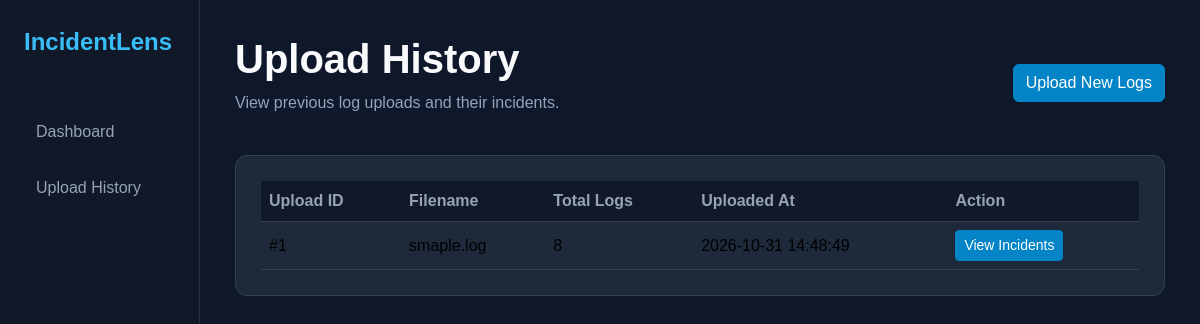
The app's page /history, older data.
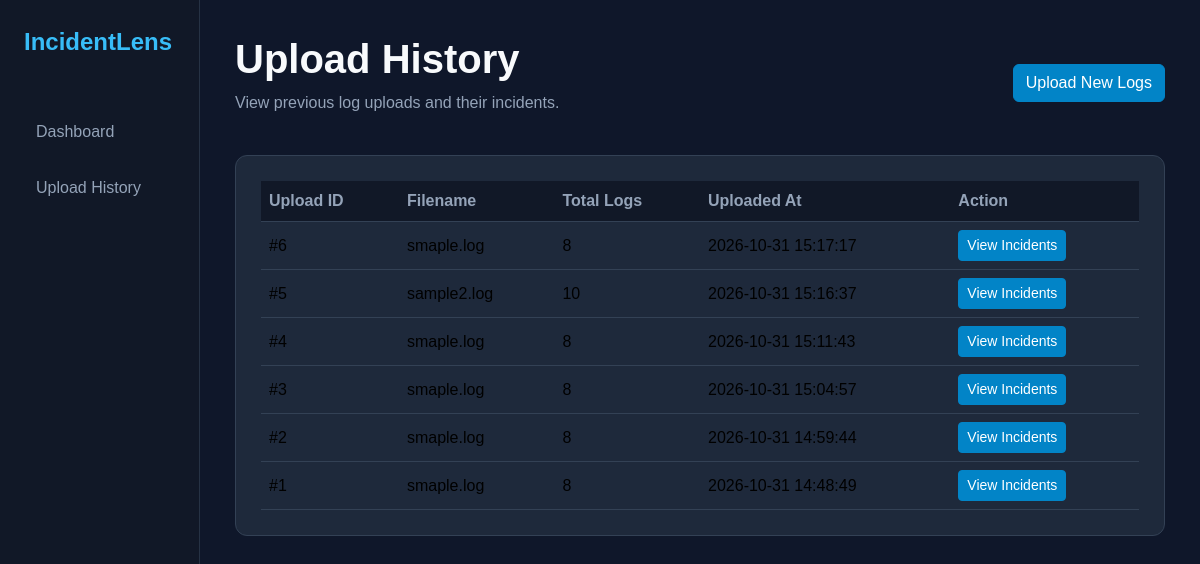
The same page, newer data.
### tables this page shows
CREATE TABLE uploads (
            id INTEGER PRIMARY KEY AUTOINCREMENT,
            filename TEXT,
            total_logs INTEGER,
            created_at TIMESTAMP DEFAULT CURRENT_TIMESTAMP
        );

### app.py (the view)
@app.route("/history")
def history():
    uploads = get_upload_history()
    return render_template(
        "history.html",
        uploads=uploads
    )

### database.py (called while the page is built)
def get_upload_history():
    conn = sqlite3.connect(DATABASE)
    cursor = conn.cursor()
    cursor.execute("""
        SELECT id, filename, total_logs, created_at
        FROM uploads
        ORDER BY created_at DESC
    """)
    uploads = cursor.fetchall()
    conn.close()
    return uploads

### templates/history.html (shortened to what this page needs)
<!DOCTYPE html>
<html lang="en">
<head>
    <link
        href="https://cdn.jsdelivr.net/npm/bootstrap@5.3.3/dist/css/bootstrap.min.css"
        rel="stylesheet"
    >
</head>
<body>
<div class="container-fluid">
    <div class="row">
        <div class="col-md-2 sidebar p-4">
            <div class="brand mb-5">
                IncidentLens
            </div>
            <a href="/">Dashboard</a>
            <a href="/history">Upload History</a>
        </div>
        <div class="col-md-10 main-content">
            <div class="d-flex justify-content-between align-items-center mb-4">
                <div>
                    <h1 class="section-title">
                        Upload History
                    </h1>
                    <p class="text-muted-custom">
                        View previous log uploads and their incidents.
                    </p>
                </div>
                <a href="/" class="btn btn-primary">
                    Upload New Logs
                </a>
            </div>
            <div class="history-card">
                <div class="table-responsive">
                    <table class="table table-hover mb-0">
                        <thead>
                            <tr>
                                <th>Upload ID</th>
                                <th>Filename</th>
                                <th>Total Logs</th>
                                <th>Uploaded At</th>
                                <th>Action</th>
                            </tr>
                        </thead>
                        <tbody>
                            {% for upload in uploads %}
                            <tr>
                                <td>
                                    #{{ upload[0] }}
                                </td>
                                <td>
                                    {{ upload[1] }}
                                </td>
                                <td>
                                    {{ upload[2] }}
                                </td>
                                <td>
                                    {{ upload[3] }}
                                </td>
                                <td>
                                    <a
                                        href="/incidents/{{ upload[0] }}"
                                        class="btn btn-sm btn-primary"
                                    >
                                        View Incidents
                                    </a>
                                </td>
                            </tr>
                            {% endfor %}
                        </tbody>
                    </table>
                </div>
            </div>
        </div>
    </div>
</div>
</body>
</html>

Row changes from the older to the newer data that the page shows:
added uploads: id "6", filename "smaple.log", total_logs "8", created_at "2026-10-31 15:17:17"
added uploads: id "5", filename "sample2.log", total_logs "10", created_at "2026-10-31 15:16:37"
added uploads: id "4", filename "smaple.log", total_logs "8", created_at "2026-10-31 15:11:43"
added uploads: id "3", filename "smaple.log", total_logs "8", created_at "2026-10-31 15:04:57"
added uploads: id "2", filename "smaple.log", total_logs "8", created_at "2026-10-31 14:59:44"
